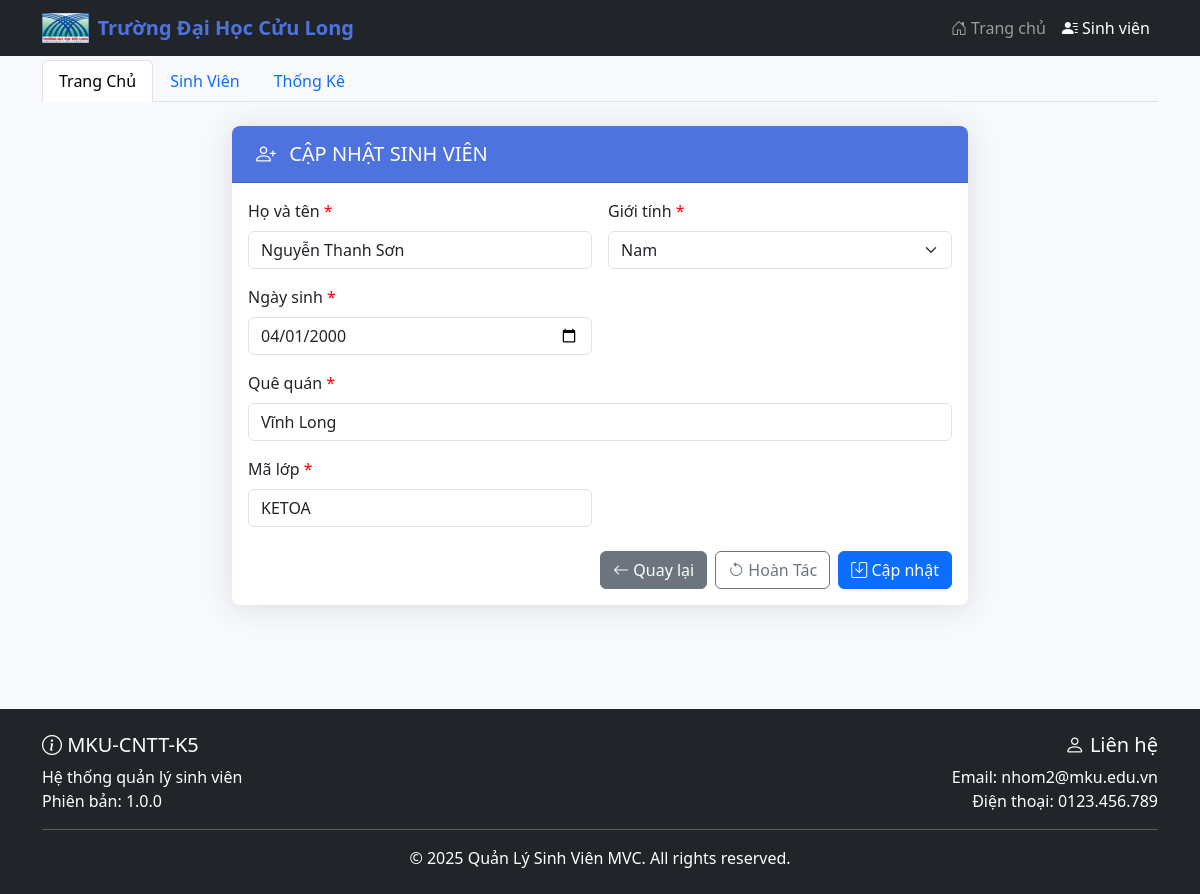
Page /sinhvien_mvc/index.php?controller=sinhvien&action=hienthiCapNhatSV&masv=SV004 on the committed database.
### tables this page shows
CREATE TABLE `sinhvien` (
  `MaSV` varchar(15) NOT NULL,
  `TenSV` varchar(20) NOT NULL,
  `GioiTinh` bit(1) NOT NULL,
  `NgaySinh` date NOT NULL,
  `QueQuan` varchar(50) DEFAULT NULL,
  `MaLop` varchar(5) NOT NULL
);

### sinhvien_mvc/controllers/sinhvien_controller.php (called while the page is built, shortened)
<?php
include_once('models/sinhvien.php');
class SinhVienController extends BaseController
{
    public function hienthiCapNhatSV()
    {
       if(isset($_GET['masv']))
        {
            $masv = $_GET['masv'];
            $sinhvien=SinhVien::layChiTietSV($masv);
            $data=array('sinhvien'=>$sinhvien);
        }
        else
            $data=[];
		$this->render('capnhatsv', $data);
    }
}
?>

### sinhvien_mvc/router.php (called while the page is built, shortened)
<?php
$controller = new $tenClass;
$controller->$action();
?>

### sinhvien_mvc/index.php (called while the page is built, shortened)
<?php
	require_once('router.php');
?>

### sinhvien_mvc/models/sinhvien.php (called while the page is built, shortened)
<?php
class SinhVien
{
    function __construct($ma, $ten, $gioitinh, $ngaysinh, $quequan, $malop)
    {
        $this->TenSV = $ten;
        $this->GioiTinh = $gioitinh;
        $this->NgaySinh = $ngaysinh;
        $this->QueQuan = $quequan;
        $this->MaLop = $malop;
    }
    public static function layChiTietSV($masv)
    {
        $list = [];
        $db = DB::getInstance();
        $result = $db->prepare('SELECT * FROM sinhvien WHERE MaSV = :ma');
        $result->setFetchMode(PDO::FETCH_ASSOC);
        $result->execute(array('ma' => $masv));
        foreach ($result->fetchAll() as $item) {
            $list[] = new SinhVien($item['MaSV'], $item['TenSV'], $item['GioiTinh'], $item['NgaySinh'], $item['QueQuan'], $item['MaLop']);
        }
        return $list;
    }
}
?>

### sinhvien_mvc/views/sinhvien/capnhatsv.php (the view, shortened to what this page needs)
<div class="container py-4">
    <div class="row justify-content-center">
        <div class="col-lg-8">
            <div class="card">
                <div class="card-header">
                    <h5 class="mb-0">
                        <i class="bi bi-person-plus me-2"></i>
                        <?= isset($sinhvien) ? 'CẬP NHẬT' : 'THÊM MỚI' ?> SINH VIÊN
                    </h5>
                </div>
                <div class="card-body">
                    <form method="post" action="index.php?controller=sinhvien&action=<?= isset($sinhvien) ? 'xulyCapNhatSV' : 'xulyThemSV' ?>">
                        <div class="row g-3">
                            <div class="col-md-6">
                                <label for="tensv" class="form-label required-label">Họ và tên</label>
                                <input type="text" class="form-control" id="tensv" name="tensv" required
                                       value="<?= isset($sinhvien) ? $sinhvien[0]->TenSV : '' ?>">
                            </div>
                            <div class="col-md-6">
                                <label for="gioitinh" class="form-label required-label">Giới tính</label>
                                <select class="form-select" id="gioitinh" name="gioitinh" required>
                                    <option value="1" <?= (isset($sinhvien[0]->GioiTinh) && $sinhvien[0]->GioiTinh == 1) ? 'selected' : '' ?>>Nam</option>
                                </select>
                            </div>
                            <div class="col-md-6">
                                <label for="ngaysinh" class="form-label required-label">Ngày sinh</label>
                                <input type="date" class="form-control" id="ngaysinh" name="ngaysinh" required
                                       value="<?= isset($sinhvien) ? date('Y-m-d', strtotime($sinhvien[0]->NgaySinh)) : '' ?>">
                            </div>
                            <div class="col-12">
                                <label for="quequan" class="form-label required-label">Quê quán</label>
                                <input type="text" class="form-control" id="quequan" name="quequan" required
                                       value="<?= isset($sinhvien) ? $sinhvien[0]->QueQuan : '' ?>">
                            </div>
                            <div class="col-md-6">
                                <label for="malop" class="form-label required-label">Mã lớp</label>
                                <input type="text" class="form-control" id="malop" name="malop" required
                                       value="<?= isset($sinhvien) ? $sinhvien[0]->MaLop : '' ?>">
                            </div>
                            <div class="col-12 mt-4">
                                <div class="d-flex justify-content-end">
                                    <a href="index.php?controller=sinhvien&action=hienthiDanhSachSV"
                                       class="btn btn-secondary me-2">
                                       <i class="bi bi-arrow-left"></i> Quay lại
                                    </a>
                                    <button type="reset" class="btn btn-outline-secondary me-2">
                                        <i class="bi bi-arrow-counterclockwise"></i> Hoàn Tác
                                    </button>
                                    <button type="submit" class="btn btn-primary">
                                        <i class="bi bi-save"></i> <?= isset($sinhvien) ? 'Cập nhật' : 'Lưu lại' ?>
                                    </button>
                                </div>
                            </div>
                        </div>
                    </form>
                </div>
            </div>
        </div>
    </div>
</div>

### sinhvien_mvc/views/layouts/header.php (style rules this page uses)
:root { --primary-color: #4e73df; --secondary-color: #f8f9fc; --banner-gradient: linear-gradient(135deg, #0066cc 0%, #004080 100%); }
body { background-color: #f8f9fc; font-family: 'Segoe UI', Tahoma, Geneva, Verdana, sans-serif; }
.card { border-radius: 0.5rem; box-shadow: 0 0.15rem 1.75rem 0 rgba(58, 59, 69, 0.15); border: none; margin-bottom: 2rem; transition: transform 0.3s, box-shadow 0.3s; }
.card-header { background-color: var(--primary-color); color: white; font-weight: 600; border-radius: 0.5rem 0.5rem 0 0 !important; padding: 1rem 1.5rem; }
.required-label:after { content: " *"; color: red; }

### rows in the picture
sinhvien: tensv "Nguyễn Thanh Sơn", gioitinh "Nam", ngaysinh "04/01/2000", quequan "Vĩnh Long", malop "KETOA"
